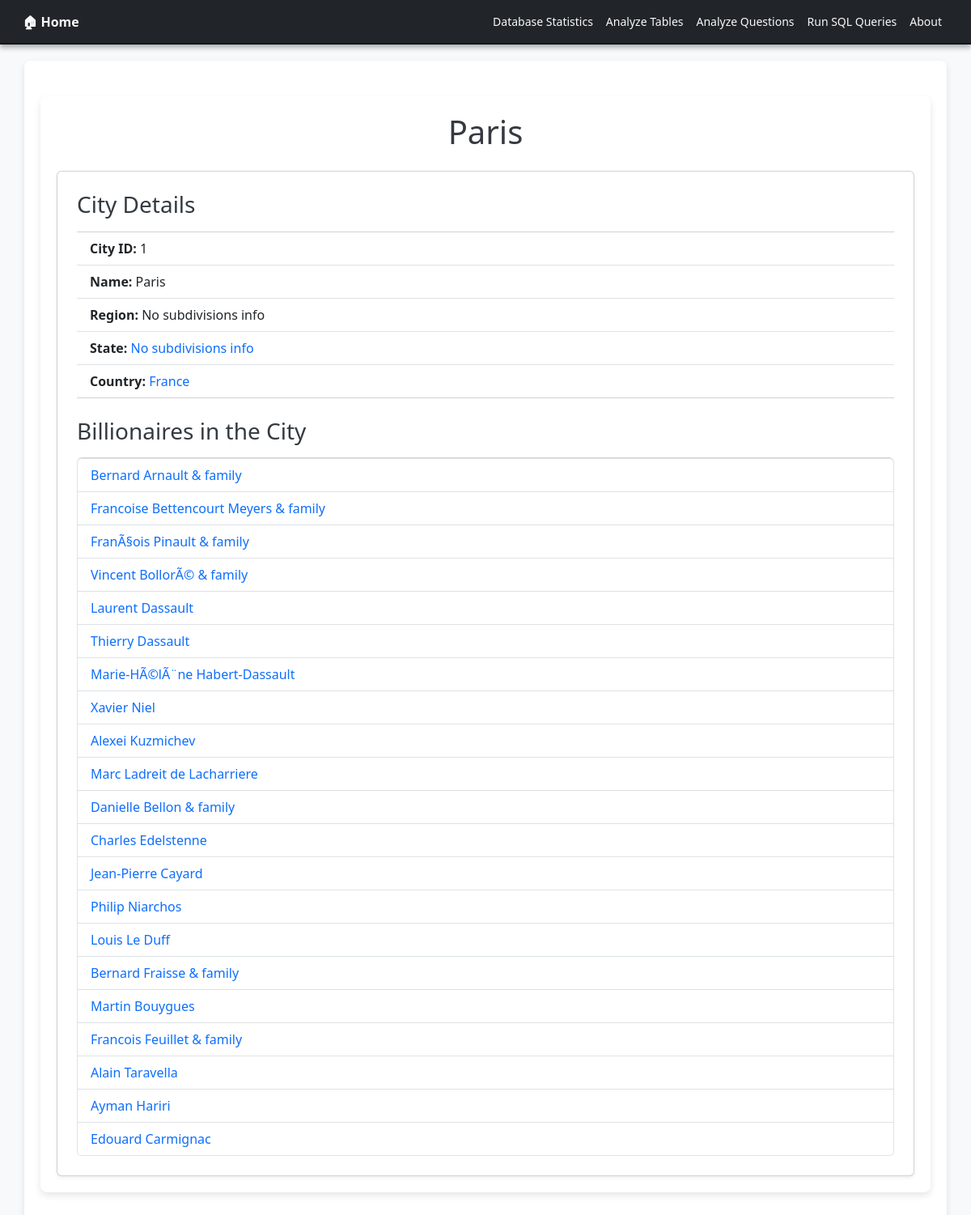
/cities/1/, run on the app's committed database.
### tables this page shows
CREATE TABLE Cities (
            city_id           INTEGER PRIMARY KEY,
            city_of_residence TEXT    NOT NULL,
            state_id          INTEGER,
            FOREIGN KEY (
                state_id
            )
            REFERENCES States (state_id)
        );

CREATE TABLE Regions (
            region_id  INTEGER PRIMARY KEY,
            res_region TEXT
        );

CREATE TABLE States (
            state_id   INTEGER PRIMARY KEY,
            res_state  TEXT,
            region_id  INTEGER REFERENCES Regions (region_id),
            country_id INTEGER REFERENCES Countries (country_id)
        );

CREATE TABLE Countries (
            country_id           INTEGER PRIMARY KEY,
            country_of_residence TEXT    NOT NULL,
            continent_id         INTEGER,
            country_latitude     REAL,
            country_longitude    REAL,
            country_pop          INTEGER,
            life_exp             REAL,
            cpi_country          REAL,
            cpi_change           REAL,
            gdp_country          REAL,
            g_primary            REAL,
            g_tertiary           REAL,
            tax_revenue          REAL,
            tax_rate             REAL,
            FOREIGN KEY (
                continent_id
            )
            REFERENCES Continents (continent_id)
        );

CREATE TABLE Billionaires (
            billionaire_id INTEGER PRIMARY KEY,
            firstname                 TEXT    NOT NULL,
            lastname                  TEXT    NOT NULL,
            fullname                  TEXT    NOT NULL,
            age                       INTEGER,
            gender                    TEXT    CHECK (gender IN ('M', 'F') ),
            birth_date                DATE,
            birth_day                 INTEGER,
            birth_month               INTEGER,
            birth_year                INTEGER,
            position                  TEXT,
            wealth                    INTEGER,
            citizenship_country_id    INTEGER,
            city_id                   INTEGER NOT NULL,
            FOREIGN KEY (             
                city_id
            )
            REFERENCES Cities (city_id),
            FOREIGN KEY (
                citizenship_country_id
            )
            REFERENCES Citizenships (citizenship_country_id)
        );

### app.py (the view)
@APP.route('/cities/<int:id>/')
def view_city_details(id):
  city = execute(
    '''
    SELECT c.city_id, c.city_of_residence, r.region_id, c.state_id, c1.country_id, c1.country_of_residence, r.res_region, s.res_state
    FROM Cities c
    JOIN States s on s.state_id = c.state_id
    JOIN Countries c1 on c1.country_id = s.country_id
    JOIN Regions r on s.region_id = r.region_id
    WHERE c.city_id = ?
    ''', [id]).fetchone()
  if city is None:
     abort(404, 'City_id {} does not exist.'.format(id))
  billionaires_city = execute(
     '''
    SELECT b.billionaire_id, b.fullname
    FROM Billionaires b
    JOIN Cities c on b.city_id = c.city_id
    WHERE c.city_id = ?
    ''', [id]).fetchall()
  return render_template('city.html',
           city=city, billionaires_city=billionaires_city)

### app.py (called while the page is built)
def execute(sql,args=None):
  global DB
  sql = re.sub('\s+',' ', sql)
  logging.info('SQL: {} Args: {}'.format(sql,args))
  if args:
    return DB['cursor'].execute(sql, args)
  return DB['cursor'].execute(sql)

### templates/city.html
{% extends 'base.html' %}
{% block content %}
<div class="container mt-4">
    <h1 class="text-center mb-4">{{ city.city_of_residence }}</h1>
    <div class="card shadow-sm p-4">
        <h3 class="mb-3">City Details</h3>
        <ul class="list-group list-group-flush">
            <li class="list-group-item"><strong>City ID:</strong> {{ city.city_id }}</li>
            <li class="list-group-item"><strong>Name:</strong> {{ city.city_of_residence }}</li>
            <li class="list-group-item"><strong>Region:</strong> {{ city.res_region }}</li>
            <li class="list-group-item">
                <strong>State:</strong>
                <a href="/states/{{ city.state_id }}" class="text-decoration-none">
                    {{ city.res_state }}
                </a>
            </li>
            <li class="list-group-item">
                <strong>Country:</strong>
                <a href="/countries/{{ city.country_id }}" class="text-decoration-none">
                    {{ city.country_of_residence }}
                </a>
            </li>
        </ul>
        <h3 class="mt-4 mb-3">Billionaires in the City</h3>
        {% if billionaires_city %}
            <ul class="list-group">
                {% for b in billionaires_city %}
                    <li class="list-group-item">
                        <a href="/billionaires/{{ b.billionaire_id }}" class="text-decoration-none">
                            {{ b.fullname }}
                        </a>
                    </li>
                {% endfor %}
            </ul>
        {% else %}
            <p class="text-muted">No billionaires found in this city.</p>
        {% endif %}
    </div>
</div>
{% endblock %}

### templates/base.html (style rules this page uses)
h2, h3 { scroll-margin-top: 57px; }
body { background-color: #f8f9fa; color: #212529; }
.container { background-color: #ffffff; border-radius: 8px; padding: 20px; box-shadow: 0 4px 8px rgba(0, 0, 0, 0.1); margin-top: 20px; margin-bottom: 20px; }
h1, h2, h3, h5 { color: #343a40; }

### data on the page
Cities: city_of_residence "Paris", city_id "1"
Regions: res_region "No subdivisions info"
States: res_state "No subdivisions info"
Countries: country_of_residence "France"
Billionaires: fullname "Bernard Arnault & family"
Billionaires: fullname "Francoise Bettencourt Meyers & family"
Billionaires: fullname "FranÃ§ois Pinault & family"
Billionaires: fullname "Vincent BollorÃ© & family"
Billionaires: fullname "Laurent Dassault"
Billionaires: fullname "Thierry Dassault"
Billionaires: fullname "Marie-HÃ©lÃ¨ne Habert-Dassault"
Billionaires: fullname "Xavier Niel"
Billionaires: fullname "Alexei Kuzmichev"
Billionaires: fullname "Marc Ladreit de Lacharriere"
Billionaires: fullname "Danielle Bellon & family"
Billionaires: fullname "Charles Edelstenne"
Billionaires: fullname "Jean-Pierre Cayard"
Billionaires: fullname "Philip Niarchos"
Billionaires: fullname "Louis Le Duff"
Billionaires: fullname "Bernard Fraisse & family"
Billionaires: fullname "Martin Bouygues"
Billionaires: fullname "Francois Feuillet & family"
Billionaires: fullname "Alain Taravella"
Billionaires: fullname "Ayman Hariri"
Billionaires: fullname "Edouard Carmignac"
